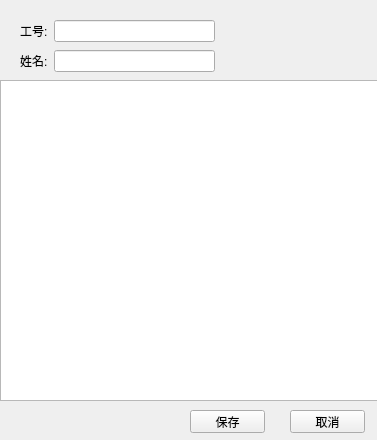
<?xml version="1.0" encoding="UTF-8"?>
<ui version="4.0">
 <class>CourseEditForm</class>
 <widget class="QWidget" name="CourseEditForm">
  <property name="geometry">
   <rect>
    <x>0</x>
    <y>0</y>
    <width>377</width>
    <height>440</height>
   </rect>
  </property>
  <property name="windowTitle">
   <string>编辑选课</string>
  </property>
  <widget class="QTableView" name="dataTable">
   <property name="geometry">
    <rect>
     <x>0</x>
     <y>80</y>
     <width>381</width>
     <height>321</height>
    </rect>
   </property>
   <property name="selectionMode">
    <enum>QAbstractItemView::SingleSelection</enum>
   </property>
   <property name="selectionBehavior">
    <enum>QAbstractItemView::SelectRows</enum>
   </property>
  </widget>
  <widget class="QPushButton" name="saveButton">
   <property name="geometry">
    <rect>
     <x>190</x>
     <y>410</y>
     <width>75</width>
     <height>23</height>
    </rect>
   </property>
   <property name="text">
    <string>保存</string>
   </property>
  </widget>
  <widget class="QPushButton" name="cancelButton">
   <property name="geometry">
    <rect>
     <x>290</x>
     <y>410</y>
     <width>75</width>
     <height>23</height>
    </rect>
   </property>
   <property name="text">
    <string>取消</string>
   </property>
  </widget>
  <widget class="QWidget" name="">
   <property name="geometry">
    <rect>
     <x>20</x>
     <y>20</y>
     <width>195</width>
     <height>22</height>
    </rect>
   </property>
   <layout class="QHBoxLayout" name="horizontalLayout">
    <item>
     <widget class="QLabel" name="label">
      <property name="text">
       <string>工号:</string>
      </property>
     </widget>
    </item>
    <item>
     <widget class="QLineEdit" name="idEdit"/>
    </item>
   </layout>
  </widget>
  <widget class="QWidget" name="">
   <property name="geometry">
    <rect>
     <x>20</x>
     <y>50</y>
     <width>195</width>
     <height>22</height>
    </rect>
   </property>
   <layout class="QHBoxLayout" name="horizontalLayout_2">
    <item>
     <widget class="QLabel" name="label_2">
      <property name="text">
       <string>姓名:</string>
      </property>
     </widget>
    </item>
    <item>
     <widget class="QLineEdit" name="nameEdit"/>
    </item>
   </layout>
  </widget>
 </widget>
 <resources/>
 <connections/>
</ui>
